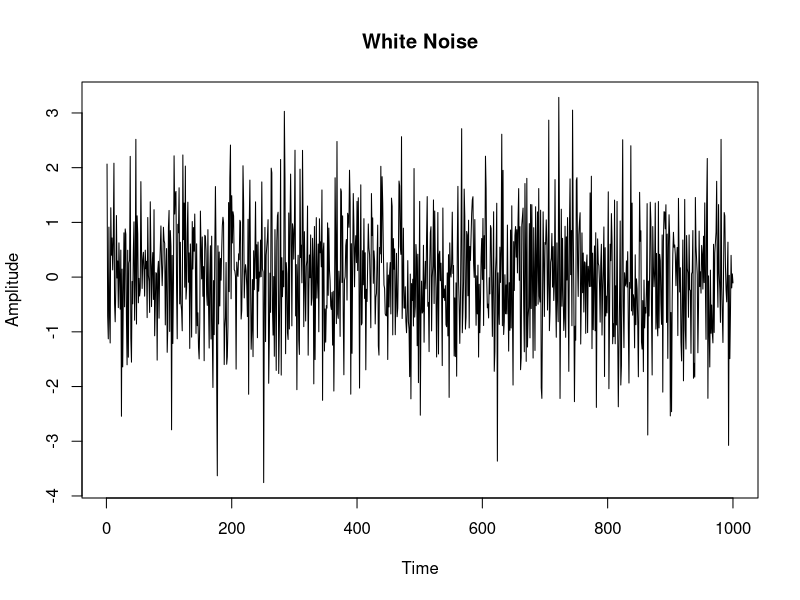

Write R code to recreate this figure.
# Generate white noise
white_noise <- rnorm(n = 1000, mean = 0, sd = 1)

# Plot the white noise
plot(white_noise, type = "l", main = "White Noise", xlab = "Time", ylab = "Amplitude")

phi0 <- 1
phi <- runif(n=100, min=0, max=100)
